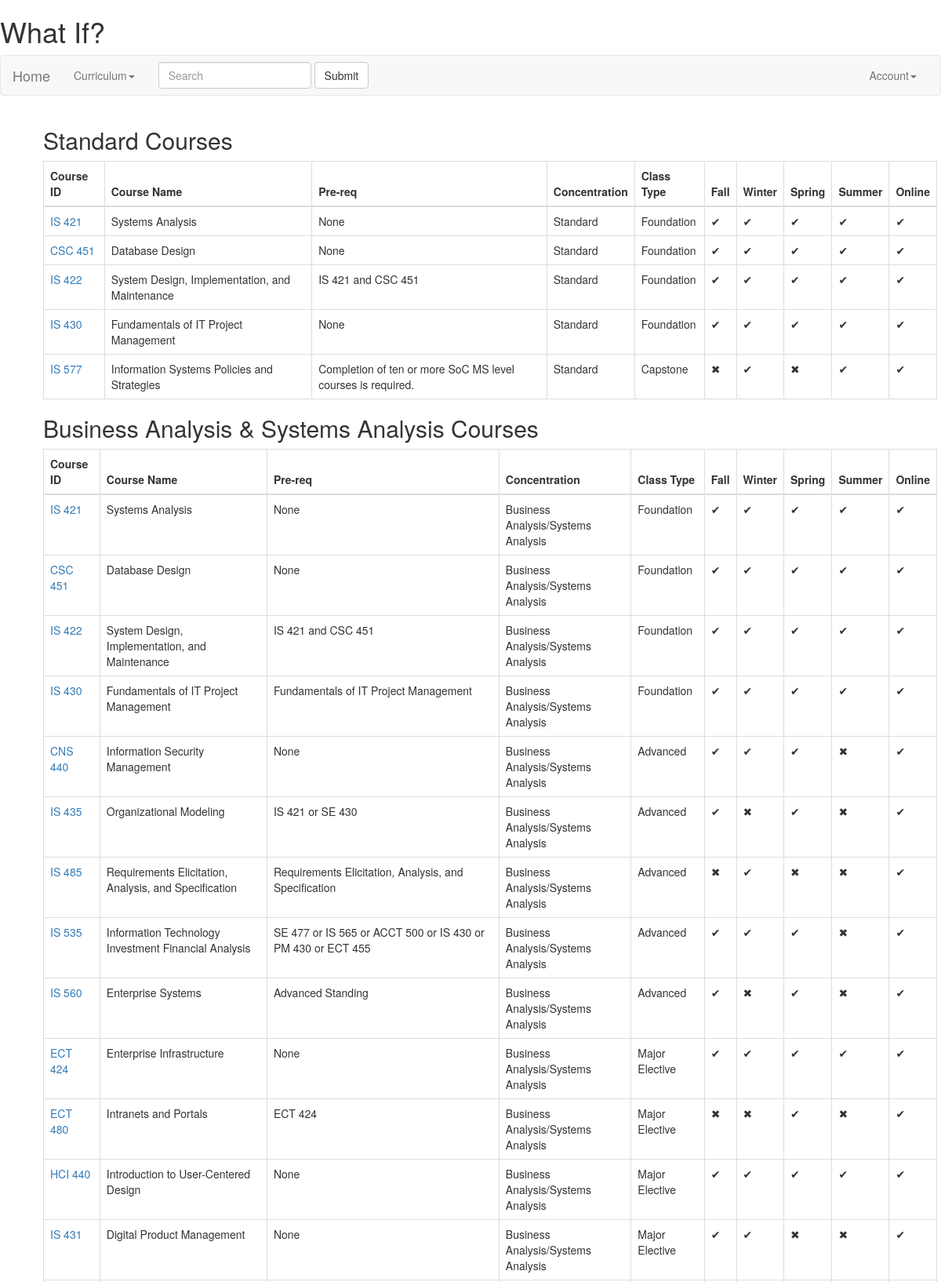
Page /islist/ (upper part) on the committed database.
### courses/is_models.py (models this page shows, shortened)
class IS_Course(models.Model):
    is_course_id = models.CharField(max_length=120)
    is_course_name = models.CharField(max_length=120)
    is_pre_req = models.CharField(max_length=120)
    is_cons = models.CharField(max_length=120)
    is_class_type = models.CharField(max_length=120)
    fall = models.BooleanField()
    winter = models.BooleanField()
    spring = models.BooleanField()
    summer = models.BooleanField()
    online = models.BooleanField()

### courses/views.py (the view)
# urls.py: url(r'^islist/', is_course_list),
def is_course_list(request):
	queryset =  IS_Course.objects.all()
	context = {
		"object_list": queryset,
		"title" : "Courses"
	}
	return render(request, "is_Courses.html", context)

### templates/is_Courses.html (shortened to what this page needs)
<!DOCTYPE html>
<html lang="en">
  <head>
    <link rel="stylesheet" href="https://maxcdn.bootstrapcdn.com/bootstrap/3.3.7/css/bootstrap.min.css">
  </head>
    <h1>What If?</h1>
    <nav class="navbar navbar-default">
      <div class="container-fluid">
        <div class="navbar-header">
          <a class="navbar-brand" href="/home">Home</a>
        </div>
        <div class="collapse navbar-collapse" id="bs-example-navbar-collapse-1">
          <ul class="nav navbar-nav">
            <li class="dropdown">
              <a href="#" class="dropdown-toggle" data-toggle="dropdown" role="button" aria-haspopup="true" aria-expanded="false">Curriculum<span class="caret"></span></a>
            </li>
          </ul>
          <form class="navbar-form navbar-left">
            <div class="form-group">
              <input type="text" class="form-control" placeholder="Search">
            </div>
            <button type="submit" class="btn btn-default">Submit</button>
          </form>
          <ul class="nav navbar-nav navbar-right">
            <li class="dropdown">
              <a href="#" class="dropdown-toggle" data-toggle="dropdown" role="button" aria-haspopup="true" aria-expanded="false">Account<span class="caret"></span></a>
            </li>
          </ul>
        </div>
      </div>
    </nav>
    <ul style = "list-style-type: none">
      <div class="container">
		<h2>Standard Courses</h2>
        <table class="table table-bordered">
        <thead>
          <tr>
          <th>Course ID</th>
          <th>Course Name</th>
          <th>Pre-req</th>
          <th>Concentration</th>
          <th>Class Type</th>
          <th>Fall</th>
          <th>Winter</th>
          <th>Spring</th>
          <th>Summer</th>
          <th>Online</th>
          </tr>
        </thead>
        <tbody>
        {% for obj in object_list %}
		  {% if "Standard" in obj.is_cons %}
          <tr>
          <td><a href='/isdetail/{{obj.id}}'>{{obj.is_course_id}}</a></br></td>
          <td>{{obj.is_course_name}}</br></td>
          <td>{{obj.is_pre_req}}</br></td>
          <td>{{obj.is_cons}}</br></td>
		  {% if obj.is_class_type in "1" %}
          <td>{{"Intro"}}</br></td>
		  {% elif obj.is_class_type in "2" %}
          <td>{{"Foundation"}}</br></td>
		  {% elif obj.is_class_type in "3" %}
          <td>{{"Advanced"}}</br></td>
		  {% elif obj.is_class_type in "4" %}
          <td>{{"Major Elective"}}</br></td>
		  {% else %}
          <td>{{"Capstone"}}</br></td>
		  {% endif %}
          {% if obj.fall is True %}
          <td>{{"✔"}}</br></td>
		  {% else %}
		  <td>{{"✖"}}</br></td>
		  {% endif %}
          {% if obj.winter is True %}
          <td>{{"✔"}}</br></td>
		  {% else %}
		  <td>{{"✖"}}</br></td>
		  {% endif %}
          {% if obj.spring is True %}
          <td>{{"✔"}}</br></td>
		  {% else %}
		  <td>{{"✖"}}</br></td>
		  {% endif %}
          {% if obj.summer is True %}
          <td>{{"✔"}}</br></td>
		  {% else %}
		  <td>{{"✖"}}</br></td>
		  {% endif %}
          {% if obj.online is True %}
          <td>{{"✔"}}</br></td>
		  {% else %}
		  <td>{{"✖"}}</br></td>
		  {% endif %}
          </tr>
		  {% endif %}
        {% endfor %}
        </tbody>
        </table>
        <h2>Business Analysis & Systems Analysis Courses</h2>
        <table class="table table-bordered">
        <thead>
          <tr>
          <th>Course ID</th>
          <th>Course Name</th>
          <th>Pre-req</th>
          <th>Concentration</th>
          <th>Class Type</th>
          <th>Fall</th>
          <th>Winter</th>
          <th>Spring</th>
          <th>Summer</th>
          <th>Online</th>
          </tr>
        </thead>
        <tbody>
        {% for obj in object_list %}
		  {% if "Business Analysis" in obj.is_cons %}
          <tr>
          <td><a href='/isdetail/{{obj.id}}'>{{obj.is_course_id}}</a></br></td>
          <td>{{obj.is_course_name}}</br></td>
          <td>{{obj.is_pre_req}}</br></td>
          <td>{{obj.is_cons}}</br></td>
          {% if obj.is_class_type in "1" %}
          <td>{{"Intro"}}</br></td>
		  {% elif obj.is_class_type in "2" %}
          <td>{{"Foundation"}}</br></td>
		  {% elif obj.is_class_type in "3" %}
          <td>{{"Advanced"}}</br></td>
		  {% elif obj.is_class_type in "4" %}
          <td>{{"Major Elective"}}</br></td>
		  {% else %}
          <td>{{"Capstone"}}</br></td>
		  {% endif %}
		  {% if obj.fall is True %}
          <td>{{"✔"}}</br></td>
		  {% else %}
		  <td>{{"✖"}}</br></td>
		  {% endif %}
          {% if obj.winter is True %}
          <td>{{"✔"}}</br></td>
		  {% else %}
		  <td>{{"✖"}}</br></td>
		  {% endif %}
          {% if obj.spring is True %}
          <td>{{"✔"}}</br></td>
		  {% else %}
		  <td>{{"✖"}}</br></td>
		  {% endif %}
          {% if obj.summer is True %}
          <td>{{"✔"}}</br></td>
		  {% else %}
		  <td>{{"✖"}}</br></td>
		  {% endif %}
          {% if obj.online is True %}
          <td>{{"✔"}}</br></td>
		  {% else %}
		  <td>{{"✖"}}</br></td>
		  {% endif %}
          </tr>
		  {% endif %}
        {% endfor %}
        </tbody>
        </table>
      </div>
          </br><br>
      </ul>
  </body>
</html>

### rows in the picture
IS_Course: is_course_id "IS 421", is_course_name "Systems Analysis", is_pre_req "None", is_cons "Standard", value "Foundation", value "✔"
IS_Course: is_course_id "CSC 451", is_course_name "Database Design", is_pre_req "None", is_cons "Standard", value "Foundation", value "✔"
IS_Course: is_course_id "IS 422", is_course_name "System Design, Implementation, and Maintenance", is_pre_req "IS 421 and CSC 451", is_cons "Standard", value "Foundation", value "✔"
IS_Course: is_course_id "IS 430", is_course_name "Fundamentals of IT Project Management", is_pre_req "None", is_cons "Standard", value "Foundation", value "✔"
IS_Course: is_course_id "IS 577", is_course_name "Information Systems Policies and Strategies", is_pre_req "Completion of ten or more SoC MS level courses is required.", is_cons "Standard", value "Capstone", value "✖", value "✔"
IS_Course: is_course_id "IS 421", is_course_name "Systems Analysis", is_pre_req "None", is_cons "Business Analysis/Systems Analysis", value "Foundation", value "✔"
IS_Course: is_course_id "CSC 451", is_course_name "Database Design", is_pre_req "None", is_cons "Business Analysis/Systems Analysis", value "Foundation", value "✔"
IS_Course: is_course_id "IS 422", is_course_name "System Design, Implementation, and Maintenance", is_pre_req "IS 421 and CSC 451", is_cons "Business Analysis/Systems Analysis", value "Foundation", value "✔"
IS_Course: is_course_id "IS 430", is_course_name "Fundamentals of IT Project Management", is_pre_req "Fundamentals of IT Project Management", is_cons "Business Analysis/Systems Analysis", value "Foundation", value "✔"
IS_Course: is_course_id "CNS 440", is_course_name "Information Security Management", is_pre_req "None", is_cons "Business Analysis/Systems Analysis", value "Advanced", value "✔", value "✖"
IS_Course: is_course_id "IS 435", is_course_name "Organizational Modeling", is_pre_req "IS 421 or SE 430", is_cons "Business Analysis/Systems Analysis", value "Advanced", value "✔", value "✖"
IS_Course: is_course_id "IS 485", is_course_name "Requirements Elicitation, Analysis, and Specification", is_pre_req "Requirements Elicitation, Analysis, and Specification", is_cons "Business Analysis/Systems Analysis", value "Advanced", value "✖", value "✔"
IS_Course: is_course_id "IS 535", is_course_name "Information Technology Investment Financial Analysis", is_pre_req "SE 477 or IS 565 or ACCT 500 or IS 430 or PM 430 or ECT 455", is_cons "Business Analysis/Systems Analysis", value "Advanced", value "✔", value "✖"
IS_Course: is_course_id "IS 560", is_course_name "Enterprise Systems", is_pre_req "Advanced Standing", is_cons "Business Analysis/Systems Analysis", value "Advanced", value "✔", value "✖"
IS_Course: is_course_id "ECT 424", is_course_name "Enterprise Infrastructure", is_pre_req "None", is_cons "Business Analysis/Systems Analysis", value "Major Elective", value "✔"
IS_Course: is_course_id "ECT 480", is_course_name "Intranets and Portals", is_pre_req "ECT 424", is_cons "Business Analysis/Systems Analysis", value "Major Elective", value "✖", value "✔"
IS_Course: is_course_id "HCI 440", is_course_name "Introduction to User-Centered Design", is_pre_req "None", is_cons "Business Analysis/Systems Analysis", value "Major Elective", value "✔"
IS_Course: is_course_id "IS 431", is_course_name "Digital Product Management", is_pre_req "None", is_cons "Business Analysis/Systems Analysis", value "Major Elective", value "✔", value "✖"
